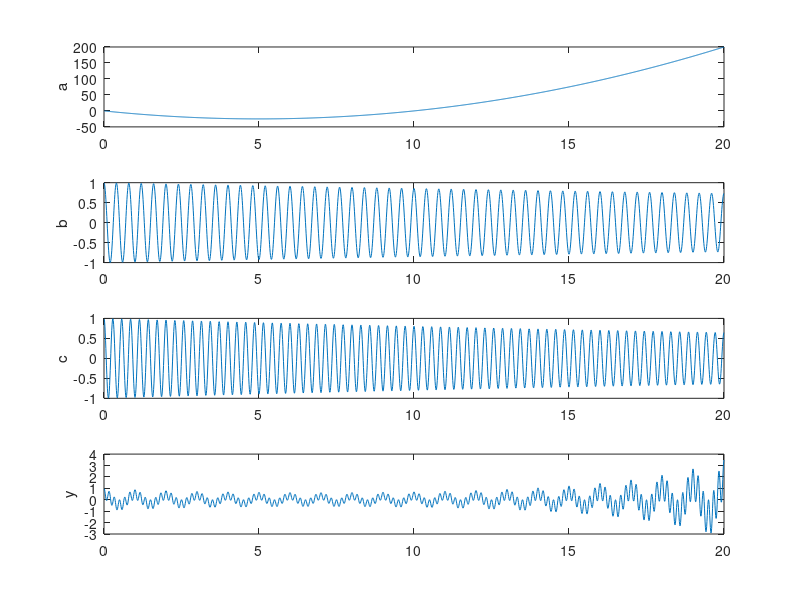

This figure's MATLAB source: (Note: this script raises an error after producing the figure.)
clear;clc;
%% 加载数据
t = (0.01:0.01:20)';
a = (t.^2 - 10 * t);
b = cos(5*pi*t).*exp(-5*pi*0.001*t);
c = cos(7*pi*t).*exp(-7*pi*0.001*t);
y = exp(a*0.01).*c.*b;

%% 数据可视化
subplot(4,1,1);plot(t,a);ylabel('a');
subplot(4,1,2);plot(t,b);ylabel('b');
subplot(4,1,3);plot(t,c);ylabel('c');
subplot(4,1,4);plot(t,y);ylabel('y');

%% 划分训练集与测试集
data = [a,b,c,y];
numTimeStepsTrain = floor(0.9*numel(y));
dataTrain = data(1:numTimeStepsTrain+1,:);%【？】
dataTest = data(numTimeStepsTrain+1:end,:);

%% 训练集归一化
mu = mean(dataTrain);
sig = std(dataTrain);
dataTrainStandardized = (dataTrain - ones(size(dataTrain)).*mu) ./ (ones(size(dataTrain)).*sig); 
XTrain = dataTrainStandardized(:,1:3)';
YTrain = dataTrainStandardized(:,4)';

%% 建立神经网络层
layers = [sequenceInputLayer(3,"Name","input")
          lstmLayer(200,"Name","lstm")
          dropoutLayer(0.1,"Name","drop")
          fullyConnectedLayer(1,"Name","fc")
          regressionLayer("Name","regressionoutput")];

%% 配置训练参数
options = trainingOptions('adam', ...
                          'MaxEpochs',80, ...
                          'GradientThreshold',1, ...
                          'InitialLearnRate',0.005, ...
                          'LearnRateSchedule','piecewise', ...
                          'LearnRateDropPeriod',125, ...
                          'LearnRateDropFactor',0.2, ...
                          'Verbose',0, ...
                          'Plots','training-progress'); 

%% 训练网络
net = trainNetwork(XTrain,YTrain,layers,options); 

%% 测试集数据归一化
dataTestStandardized = (dataTest - ones(size(dataTest)).*mu) ./ (ones(size(dataTest)).*sig); 
XTest = dataTestStandardized(:,1:3)';

%% 多步预测
net = predictAndUpdateState(net,XTrain);%【？】
numTimeStepsTest = numel(XTest(1,:));
YPred = [];
for i = 1:numTimeStepsTest
    [net,YPred(i)] = predictAndUpdateState(net,XTest(:,i),'ExecutionEnvironment','cpu');
end 

%% 预测值反归一化
YPred = sig(4)*YPred + mu(4);

%% 结果可视化
idx1 = 1:numel(y);
idx2 = (numTimeStepsTrain+1):(numTimeStepsTrain+numTimeStepsTest);

figure
subplot(2,1,1)
hold on
plot(idx1, data(1:end,4),'-k')
plot(idx2, YPred,'-r',LineWidth=1.2)
hold off
xlabel("t")
ylabel("y")

subplot(2,1,2)
hold on
plot(idx1, data(1:end,4),'-k')
plot(idx2, YPred,'-r',LineWidth=1.2)
hold off
xlim([1800,2000])
xlabel("t")
ylabel("y")
title("Forecast")
legend(["Observed" "Forecast"]) 